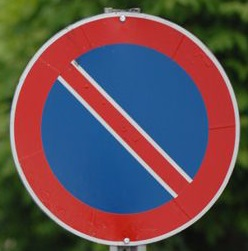
#> input picture Coursera/Course4/Week2/Data/Archive/yuvarlak.JPG, 248 x 251 px, given as the content of the folder ./Data/Train/Positive/, which was not available
$ python 'File1 ImageResizeAndSaveDataset64x64x3.py'
#> lines starting #> are read from the running program, lines starting #| are printed output that depends on the picture; pictures that were not available may be replaced by others from this repository, and a replacement may not be noted
import numpy as np
#import matplotlib.pyplot as plt
import h5py
from scipy import ndimage
#from PIL import Image
#from scipy import ndimage
import cv2
import os
import logging
import sys
#from lr_utils import load_dataset

log_file = "./.log"

try:
	#Variables
	debug = True
	verbose = True

	img_size_width = 64
	img_size_height = 64
	base_data_path = "./Data/"
	resized_folder = "Resized"
	dataset_file = "dataset64x64x3.h5"
	dirs = {
		"positive": "Train/Positive/",
		"negative": "Train/Negative/",
		"test": "Test/"
	}
	test_set_y = np.array([1, 1, 1, 0, 0, 1])

	#Log Settings
	logger = logging.getLogger(__name__)
	logger.setLevel(logging.INFO)

	handler = logging.FileHandler(log_file)
	handler.setLevel(logging.INFO)

	formatter = logging.Formatter("%(asctime)s - %(levelname)s - %(message)s")
	handler.setFormatter(formatter)

	logger.addHandler(handler)

	#Default Functions
	def write_log(message):
		if debug:
			logger.info('%s', message)
		if verbose:
			print("LOG -> " + message)

	def write_error(error):
		logger.error('%s', error)
		print("Error: " + error)
		sys.exit(0)

	def log_and_run(function, message, paramaters = None):
		write_log('"' + message + '" running...')

		if type(paramaters) == type(None):
			r = function()
		else:
			r = function(paramaters)

		write_log('"' + message + '" ok')
		return r

	#Image Resizing Functions
	def image_resize(source_image_path, destination_image_path, width, height):
		orginal_image = cv2.imread(source_image_path, cv2.IMREAD_COLOR)
		new_image = cv2.resize(orginal_image, (width, height))
		cv2.imwrite(destination_image_path, new_image)
		write_log("Resized: " + source_image_path + " -> " + destination_image_path)

		#np.array(ndimage.imread(destination_image_path, flatten=False))

		return new_image

	def create_folder_for_resized_image_if_not_exist(folder_path):
		if os.path.isdir(folder_path) == False:
			write_log("Create folder for resized images:" + folder_path)
			os.mkdir(folder_path, 777)

	def resize_all_image_in_folder(params):
		create_folder_for_resized_image_if_not_exist(params["destination"])

		images = []

		for img_name in os. listdir(params["source"]):
			if img_name.find(".") > -1:
				image = image_resize(params["source"]+img_name, params["destination"]+img_name, params["width"], params["height"])
				images.append(image)

		return np.array(images)

	def images_resize(params):
		global img_size_width, img_size_height, base_data_path

		rt = {}

		parameters = {
			"source": "",
			"destination": "",
			"width": img_size_width,
			"height": img_size_height
		}

		for name, path in params["dirs"].items():
			parameters["source"] = base_data_path + path
			parameters["destination"] = base_data_path + path + params["resized_folder"] + "/"
			rt[name] = log_and_run(resize_all_image_in_folder, path + " Images Resize", parameters)

		return rt

	def format_resized_images(resized_images):
		global test_set_y

		train_set_y = np.concatenate((np.zeros(resized_images["positive"].shape[0]) + 1, np.zeros(resized_images["negative"].shape[0])), axis=0)
		train_set_x = np.concatenate((resized_images["positive"], resized_images["negative"]), axis=0)

		test_set_x = resized_images["test"]

		return {
			"test_set_y": test_set_y,
			"test_set_x": test_set_x,
			"train_set_y": train_set_y,
			"train_set_x": train_set_x
		}

	def save_dataset(params):
		global base_data_path, dataset_file
		h5_file = h5py.File(base_data_path + dataset_file, 'w')

		for name, data in params.items():
			h5_file.create_dataset(name, data=data)

		h5_file.close()


	#Main
	if __name__ == '__main__':
		write_log("Starting...")

		params = {
			"dirs": dirs,
			"resized_folder": resized_folder
		}
		resized_images = log_and_run(images_resize, "All Image Resize", params)
#> the loop in images_resize, `for name, path in params["dirs"].items():` made 3 passes
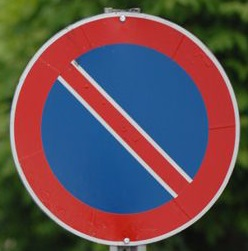
#> input picture Coursera/Course4/Week2/Data/Archive/yuvarlak.JPG, 248 x 251 px, given as the content of the folder ./Data/Train/Positive/, which was not available
#> pass 1, in image_resize, `new_image = cv2.resize(orginal_image, (width, height))`:
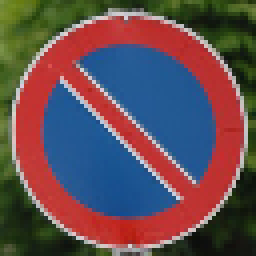
#> new_image: shape (64, 64, 3) (shown 4 times larger); mean B, G, R 81.8, 77.2, 99.3
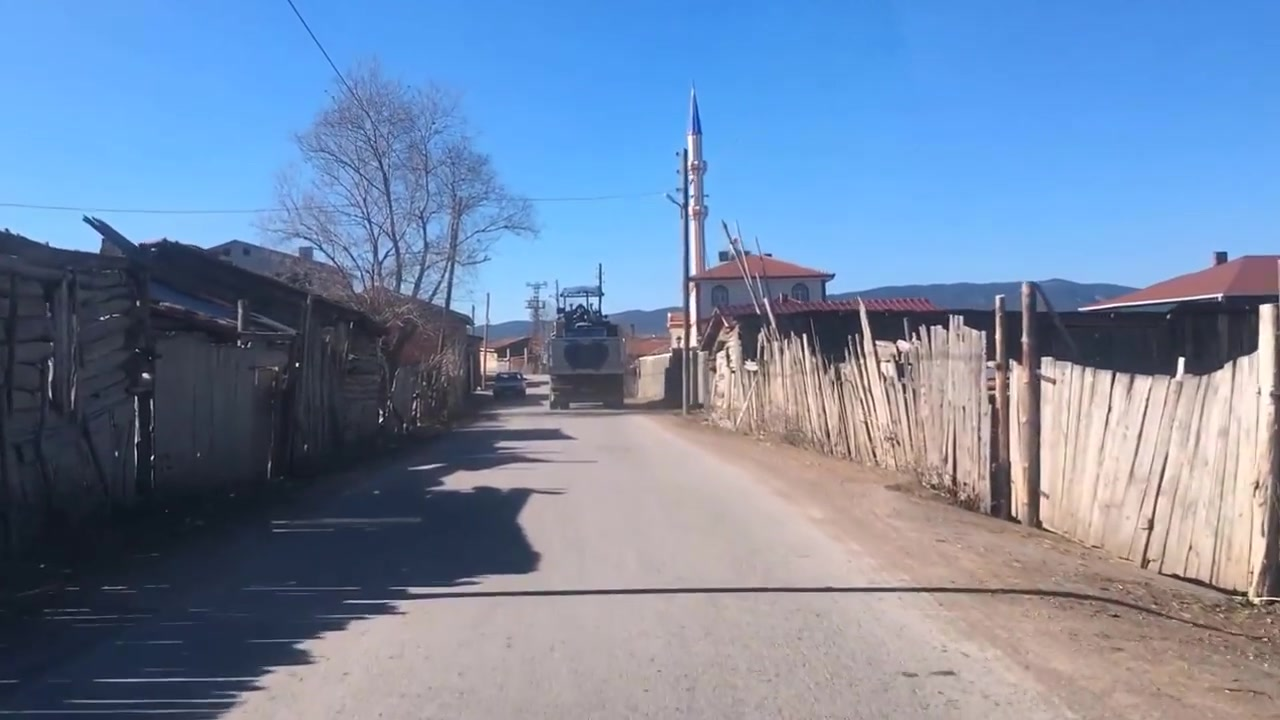
#> input picture Coursera/Course4/Week2/Data/Train/Negative/12.png, 1280 x 720 px
#> pass 2, in image_resize (call 2), `new_image = cv2.resize(orginal_image, (width, height))`:
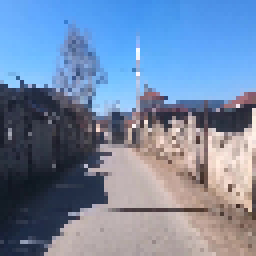
#> new_image: shape (64, 64, 3) (shown 4 times larger); mean B, G, R 166.3, 136.3, 116.2
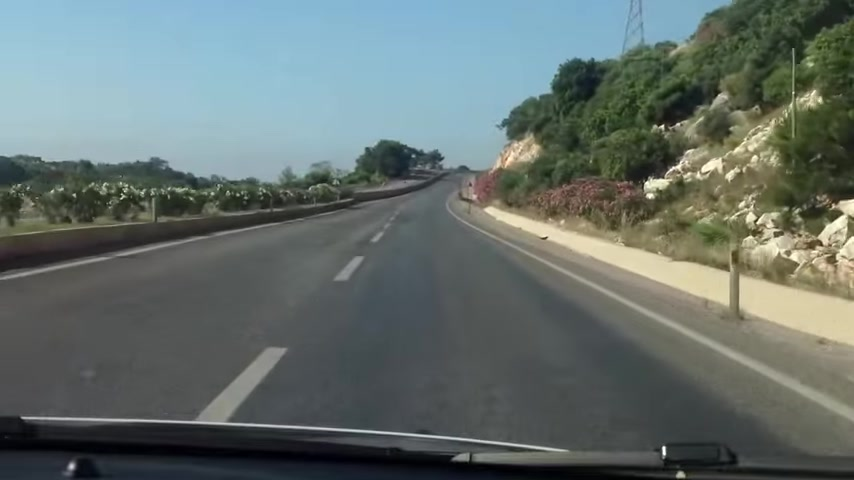
#> input picture Coursera/Course4/Week2/Data/Train/Negative/13.png, 854 x 480 px
#> pass 2, in image_resize (call 3), `new_image = cv2.resize(orginal_image, (width, height))`:
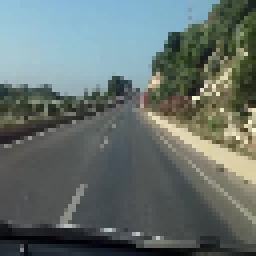
#> new_image: shape (64, 64, 3) (shown 4 times larger); mean B, G, R 109.8, 112.7, 101.3
#> after the loop in images_resize, `for name, path in params["dirs"].items():`: rt = 3 items
#> resized_images = 3 items

		dataset = log_and_run(format_resized_images, "Format Resized Images", resized_images)
#> in format_resized_images, `test_set_x = resized_images["test"]`: test_set_x = empty array
#> dataset = 4 items

		log_and_run(save_dataset, "Save Dataset", dataset)
#> the loop in save_dataset, `for name, data in params.items():` made 4 passes
#> (name, data) on passes 1 to 3: ('test_set_y', [1, 1, 1, 0, 0, 1]), ('test_set_x', empty array), ('train_set_y', [1, 0, 0])

		write_log("Success")

except SystemExit:
    print("")

except:
	try:
		def write_log(message):
			print(str(message))
			with open(log_file, "a") as f:
				f.write(str(message))
	except:
		print("write_log function defined")

	exc_type, exc_obj, exc_tb = sys.exc_info()
	write_log("Error! -> " + str(", ".sys.exc_info()) + " (line: " + str(exc_tb.tb_lineno) + ")")
